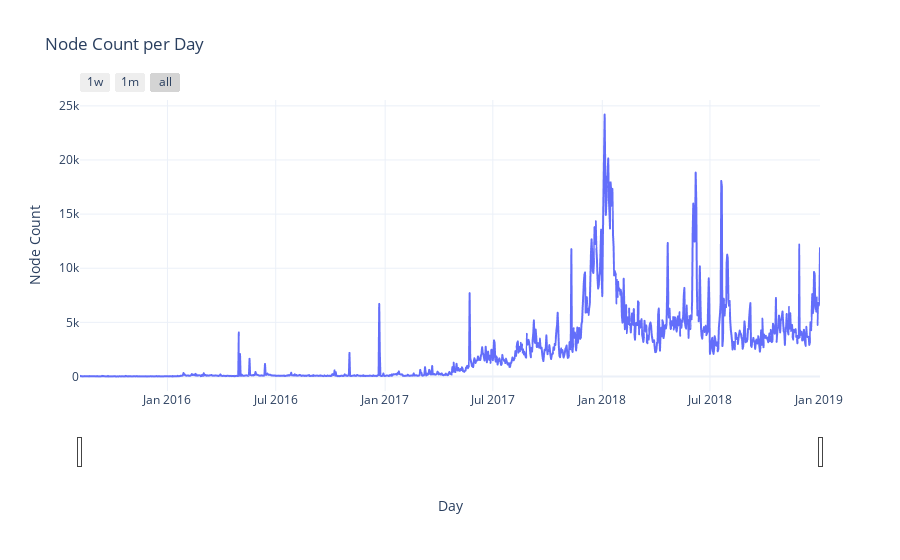

The notebook cell this image was saved under:
### Code cell
import pandas as pd
import plotly.express as px

file_path = r"D:\sai\created_nouse_account\timestamp_node_count.txt"  

df = pd.read_csv(file_path, sep="\t", header=0)

df['day'] = pd.to_datetime(df['day'])

df = df.sort_values('day')

fig = px.line(
    df,
    x='day',
    y='node_count',
    title='Node Count per Day',
    labels={'day': 'Date', 'node_count': 'Node Count'}
)
fig.update_layout(
    xaxis=dict(
        title='Day',
        rangeslider=dict(visible=True),  
        rangeselector=dict(             
            buttons=list([
                dict(count=7, label="1w", step="day", stepmode="backward"),
                dict(count=1, label="1m", step="month", stepmode="backward"),
                dict(step="all")
            ])
        )
    ),
    yaxis_title='Node Count',
    template="plotly_white",
    hovermode="x unified",
    dragmode="zoom"
)

# Show the interactive plot
fig.show()

### Figure 1 — Plotly figure (JSON) as saved in the notebook; plotly's stock layout.template omitted (floating-point values rounded to 4 significant figures; data arrays with more than 128 entries replaced by an {"elided": "..."} marker saying what was removed)
{"data": [{"hovertemplate": "Date=%{x}<br>Node Count=%{y}<extra></extra>", "legendgroup": "", "line": {"color": "#636efa", "dash": "solid"}, "marker": {"symbol": "circle"}, "mode": "lines", "name": "", "showlegend": false, "type": "scattergl", "x": {"elided": "1244 str values"}, "xaxis": "x", "y": {"elided": "1244 int values"}, "yaxis": "y"}], "layout": {"dragmode": "zoom", "hovermode": "x unified", "legend": {"tracegroupgap": 0}, "title": {"text": "Node Count per Day"}, "xaxis": {"anchor": "y", "domain": [0, 1], "rangeselector": {"buttons": [{"count": 7, "label": "1w", "step": "day", "stepmode": "backward"}, {"count": 1, "label": "1m", "step": "month", "stepmode": "backward"}, {"step": "all"}]}, "rangeslider": {"visible": true}, "title": {"text": "Day"}}, "yaxis": {"anchor": "x", "domain": [0, 1], "title": {"text": "Node Count"}}}}
